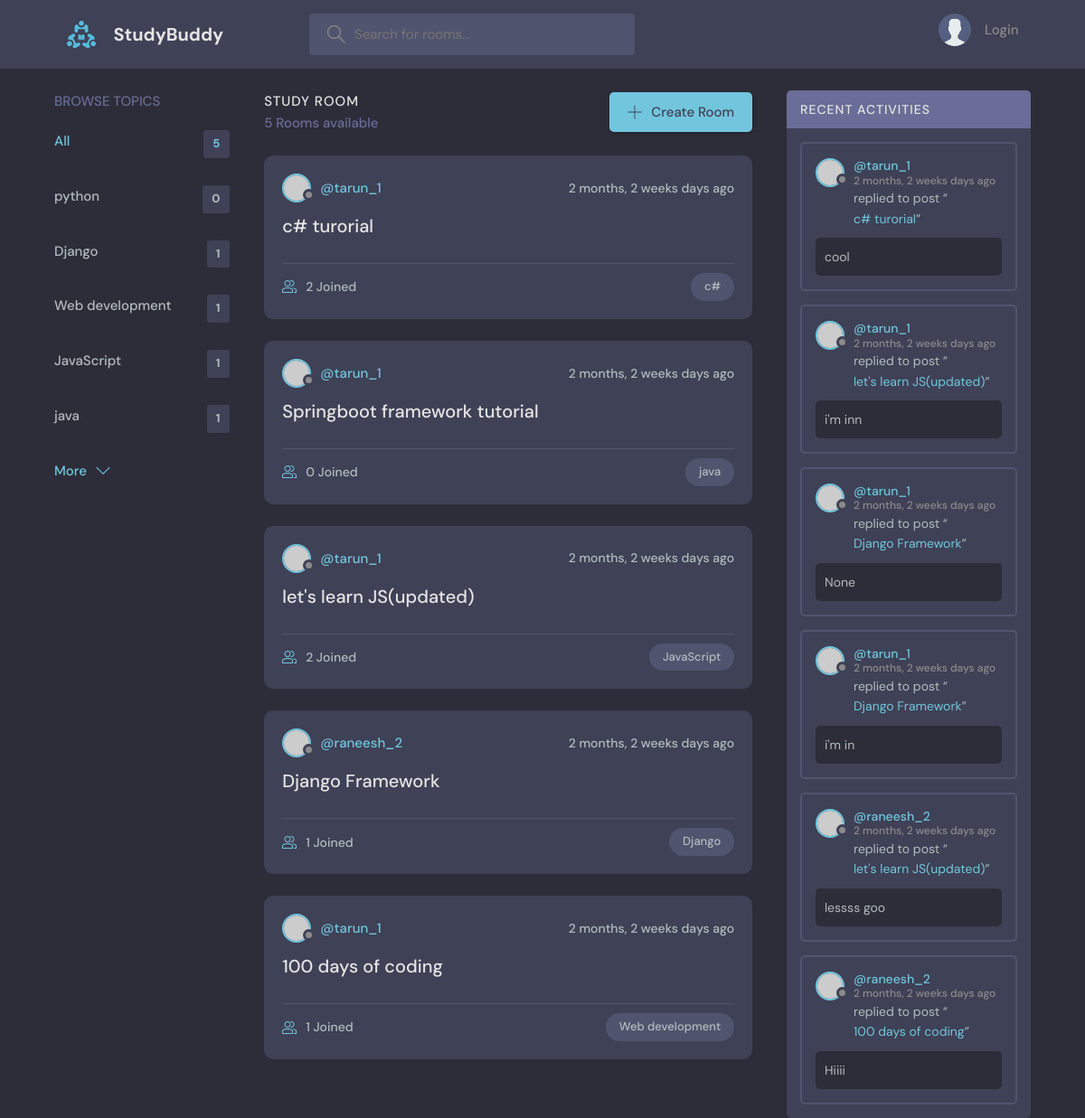
The page / on the database its author committed.
### base/models.py (models this page shows, shortened)
class topic(models.Model):
    name=models.CharField(max_length=30)
    def __str__(self):
        return self.name

class Room(models.Model):
    topic=models.ForeignKey(topic,on_delete=models.SET_NULL,null=True,blank=True)
    host=models.ForeignKey(User,on_delete=models.SET_NULL,null=True)
    name=models.CharField(max_length=30)
    description=models.TextField(max_length=100,blank=True,null=True)
    participants=models.ManyToManyField(User,related_name='participants',blank=True,null=True)
    created=models.DateTimeField(auto_now=True)
    updated=models.DateTimeField(auto_now_add=True)
    class Meta:
        ordering=['-created','updated']

class Message(models.Model):
    user=models.ForeignKey(User,on_delete=models.CASCADE)
    room=models.ForeignKey(Room,on_delete=models.SET_NULL,null=True)
    body=models.TextField(max_length=100,blank=True,null=True)
    created=models.DateTimeField(auto_now=True)
    updated=models.DateTimeField(auto_now_add=True)
    class Meta:
        ordering=['-created']

### base/views.py (the view)
# urls.py: path('',views.home,name="home"),
def home(request):
    q=request.GET.get('q') if request.GET.get('q') !=None  else ''
    rooms=Room.objects.filter  (
        Q(topic__name__icontains=q)|
        Q(name__icontains=q)|
        Q(description__icontains=q)
    )
    topics=Topic.objects.all()[0:5]
    room_count=rooms.count()
    room_messages=Message.objects.filter(Q(room__topic__name__icontains=q))
    context={
    'rooms':rooms,'topics':topics,'room_count':room_count,
    'room_messages':room_messages}
    return render(request,'base/home.html',context)

### base/templates/base/home.html (shortened to what this page needs)
{% extends 'main.html' %}
{% block content %}
    <main class="layout layout--3">
      <div class="container">
        {% include 'base/topics_component.html' %}
        <div class="roomList">
          <div class="roomList__header">
            <div>
              <h2>Study Room</h2>
              <p>{{room_count}} Rooms available</p>
            </div>
            <a class="btn btn--main" href="{% url 'create-room' %}">
              <svg version="1.1" xmlns="http://www.w3.org/2000/svg" width="32" height="32" viewBox="0 0 32 32">
                <title>add</title>
                <path
                  d="M16.943 0.943h-1.885v14.115h-14.115v1.885h14.115v14.115h1.885v-14.115h14.115v-1.885h-14.115v-14.115z"
                ></path>
              </svg>
              Create Room
            </a>
          </div>
          {% include 'base/feed_component.html' %}
        </div>
       {% include 'base/activity_component.html' %}
      </div>
    </main>
{% endblock content %}

### base/templates/base/topics_component.html
<div class="topics">
  <div class="topics__header">
    <h2>Browse Topics</h2>
  </div>
  <ul class="topics__list">
    <li>
      <a href="{% url 'home' %}" class="active">All <span>{{topics.count}}</span></a>
    </li>
    {% for topic in topics %}
    <li>
      <a href="{% url 'home' %}?q={{topic.name}}">{{topic.name}} <span>{{topic.room_set.all.count}}</span></a>
    </li>
    {% endfor %}
  </ul>
  <a class="btn btn--link" href="{% url 'topics' %}">
    More
    <svg version="1.1" xmlns="http://www.w3.org/2000/svg" width="32" height="32" viewBox="0 0 32 32">
      <title>chevron-down</title>
      <path d="M16 21l-13-13h-3l16 16 16-16h-3l-13 13z"></path>
    </svg>
  </a>
</div>

### base/templates/base/feed_component.html (shortened to what this page needs)
{% for room in rooms %}
<div class="roomListRoom">
    <div class="roomListRoom__header">
      <a href="{% url 'user-profile' room.host.id %}" class="roomListRoom__author">
        <div class="avatar avatar--small">
          <img src="https://randomuser.me/api/portraits/women/11.jpg" />
        </div>
        <span>@{{room.host}}</span>
      </a>
      <div class="roomListRoom__actions">
        <span>{{room.created|timesince}} days ago</span>
      </div>
    </div>
    <div class="roomListRoom__content">
      <a href="{% url 'room' room.id %}">{{room.name}}</a>
    </div>
    <div class="roomListRoom__meta">
      <a href="{% url 'room' room.id %}" class="roomListRoom__joined">
        {{room.participants.all.count}} Joined
      </a>
      <p class="roomListRoom__topic">{{room.topic}}</p>
    </div>
  </div>
{% endfor %}

### base/templates/base/activity_component.html (shortened to what this page needs)
<div class="activities">
    <div class="activities__header">
      <h2>Recent Activities</h2>
    </div>
    {% for message in room_messages %}
    <div class="activities__box">
      <div class="activities__boxHeader roomListRoom__header">
        <a href="{% url 'user-profile' message.user.id %}" class="roomListRoom__author">
          <div class="avatar avatar--small">
            <img src="https://randomuser.me/api/portraits/women/11.jpg" />
          </div>
          <p>
            @{{message.user}}
            <span>{{message.created|timesince}} days ago</span>
          </p>
        </a>
      </div>
      <div class="activities__boxContent">
        <p>replied to post “<a href="{% url 'room' message.room.id %}">{{message.room.name}}</a>”</p>
        <div class="activities__boxRoomContent">
          {{message.body}}
        </div>
      </div>
    </div>
    {% endfor %}
  </div>

### rows shown on the page
topic: name "python", room_set.all.count "0"
topic: name "Django", room_set.all.count "1"
topic: name "Web development", room_set.all.count "1"
topic: name "JavaScript", room_set.all.count "1"
topic: name "java", room_set.all.count "1"
Room: host "tarun_1", created "2 months, 2 weeks", name "c# turorial", participants.all.count "2", topic "c#"
Room: host "tarun_1", created "2 months, 2 weeks", name "Springboot framework tutorial", participants.all.count "0", topic "java"
Room: host "tarun_1", created "2 months, 2 weeks", name "let's learn JS(updated)", participants.all.count "2", topic "JavaScript"
Room: host "raneesh_2", created "2 months, 2 weeks", name "Django Framework", participants.all.count "1", topic "Django"
Room: host "tarun_1", created "2 months, 2 weeks", name "100 days of coding", participants.all.count "1", topic "Web development"
Message: user "tarun_1", created "2 months, 2 weeks", room.name "c# turorial", body "cool"
Message: user "tarun_1", created "2 months, 2 weeks", room.name "let's learn JS(updated)", body "i'm inn"
Message: user "tarun_1", created "2 months, 2 weeks", room.name "Django Framework", body "None"
Message: user "tarun_1", created "2 months, 2 weeks", room.name "Django Framework", body "i'm in"
Message: user "raneesh_2", created "2 months, 2 weeks", room.name "let's learn JS(updated)", body "lessss goo"
Message: user "raneesh_2", created "2 months, 2 weeks", room.name "100 days of coding", body "Hiiii"

### other values the page prints
{{ topics.count }} "5"
{{ room_count }} "5"
